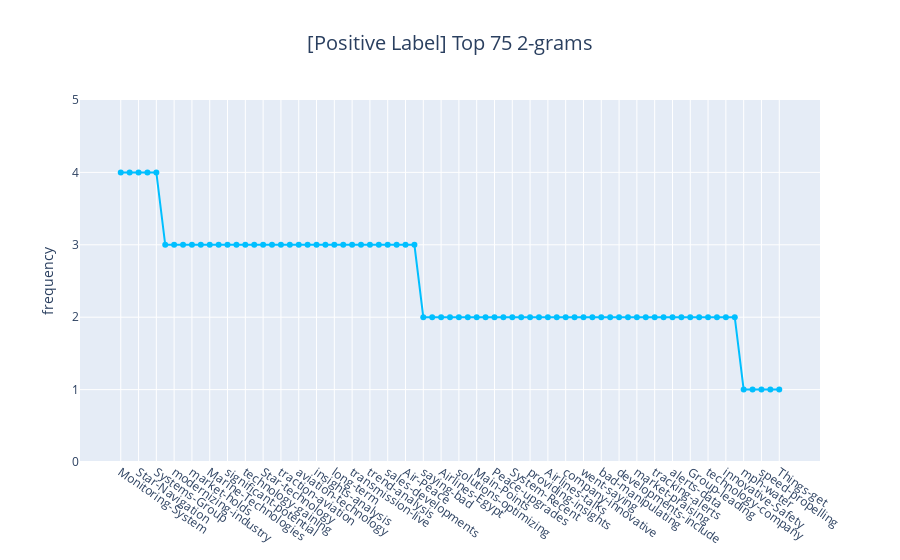

Notebook code for this chart:
### Code cell
# Trying something new: N-grams
from nltk.util import ngrams

pos_2grams = pd.Series('-'.join(w) for w in ngrams(pos,2))
pos2gfreq = pos_2grams.value_counts().sort_values(ascending=False)
ylim = pos2gfreq.iloc[0] + math.ceil(math.log(pos2gfreq.iloc[0],10))

pos2g_fig = go.Figure(go.Scatter(x=pos2gfreq[:75].index,
                                 y=pos2gfreq[:75].to_list(),
                                 mode='lines+markers',
                                 line=dict(color='deepskyblue'),
                                 hovertemplate='%{x}<br>Occurence: %{y}<extra></extra>'))

pos2g_fig.update_layout(title=dict(text='[Positive Label] Top 75 2-grams', font=dict(size=20), x=0.5),
                        yaxis_title='frequency',
                        yaxis=dict(range=[0,ylim]),
                        xaxis=dict(tickangle=35))
pos2g_fig.show()

# I tried to utilize Wordcloud for illustrating these 2-gram words, but it turned out that the result wasn't satisfying

### Figure 1 — Plotly figure (JSON) as saved in the notebook; plotly's stock layout.template omitted (floating-point values rounded to 4 significant figures)
{"data": [{"hovertemplate": "%{x}<br>Occurence: %{y}<extra></extra>", "line": {"color": "deepskyblue"}, "mode": "lines+markers", "type": "scatter", "x": ["Monitoring-System", "Safety-Monitoring", "Star-Navigation", "Navigation-Systems", "Systems-Group", "aviation-market", "modernizing-industry", "Despite-cancellations", "market-holds", "Vision-Marine", "Marine-Technologies", "holds-significant", "significant-potential", "potential-modernizing", "technology-gaining", "cancellations-Star", "Star-technology", "gaining-traction", "traction-aviation", "Ethiopian-Airlines", "aviation-technology", "electric-boating", "insights-analysis", "analysis-tracking", "long-term", "data-transmission", "transmission-live", "live-trend", "trend-analysis", "Recent-sales", "sales-developments", "discussions-Air", "Air-Peace", "dividend-Kings", "saying-bad", "upgrades-Airlines", "Airlines-Egypt", "stocks-dividend", "solutions-optimizing", "making-waves", "Main-Points", "mph-speed", "Peace-upgrades", "see-glass", "System-Recent", "build-future", "providing-insights", "proposals-Ethiopian", "Airlines-talks", "talks-Despite", "company-innovative", "So-went", "went-saying", "term-investment", "bad-manipulating", "manipulating-market", "developments-include", "include-discussions", "market-praising", "praising-silver", "tracking-alerts", "aviation-industry", "alerts-data", "going-build", "Group-leading", "leading-aviation", "technology-company", "fun-portfolio", "innovative-Safety", "Egypt-proposals", "mph-water", "water-speed", "speed-propelling", "tariffs-Things", "Things-get"], "y": [4, 4, 4, 4, 4, 3, 3, 3, 3, 3, 3, 3, 3, 3, 3, 3, 3, 3, 3, 3, 3, 3, 3, 3, 3, 3, 3, 3, 3, 3, 3, 3, 3, 3, 2, 2, 2, 2, 2, 2, 2, 2, 2, 2, 2, 2, 2, 2, 2, 2, 2, 2, 2, 2, 2, 2, 2, 2, 2, 2, 2, 2, 2, 2, 2, 2, 2, 2, 2, 2, 1, 1, 1, 1, 1]}], "layout": {"title": {"font": {"size": 20}, "text": "[Positive Label] Top 75 2-grams", "x": 0.5}, "xaxis": {"tickangle": 35}, "yaxis": {"range": [0, 5], "title": {"text": "frequency"}}}}
